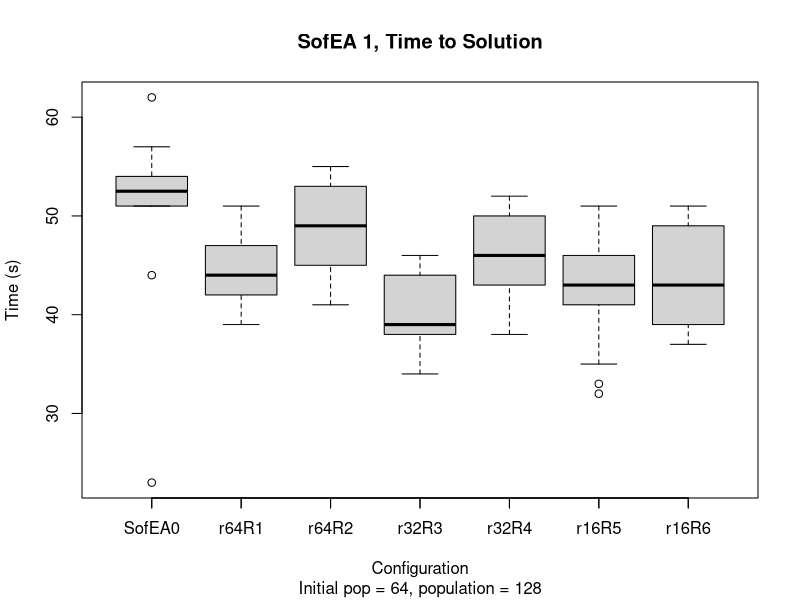

Write R code to recreate this figure.
times.i64.p128.r64.R1 <- read.table('times-R-i64-p128-r64-r1.dat')
times.i64.p128.r64.R2 <- read.table('times-R-i64-p128-r64-r2.dat')
times.i64.p128.r32.R3 <- read.table('times-R-i64-p128-r32-R3.dat')
times.i64.p128.r32.R4 <- read.table('times-R-i64-p128-r32-R4.dat')
times.i64.p128.r16.R5 <- read.table('times-R-i64-p128-r16-R5.dat')
times.i64.p128.r16.R6 <- read.table('times-R-i64-p128-r16-R6.dat')
times.base <- read.table('../GECCO/time-ip128-e16-r64.dat')
boxplot( times.base$V1,
        times.i64.p128.r64.R1$V1, times.i64.p128.r64.R2$V1,
        times.i64.p128.r32.R3$V1, times.i64.p128.r32.R4$V1,
        times.i64.p128.r16.R5$V1, times.i64.p128.r16.R6$V1,
        main='SofEA 1, Time to Solution',  sub='Initial pop = 64, population = 128',
        xlab='Configuration',
        ylab='Time (s)' )
axis(1,at=c(1:7),labels =c('SofEA0','r64R1', 'r64R2', 'r32R3', 'r32R4','r16R5', 'r16R6' ))
